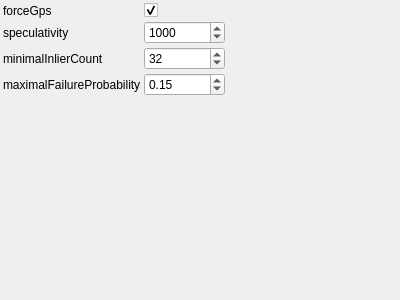
<?xml version="1.0" encoding="UTF-8"?>
<ui version="4.0">
 <class>PhotostationPlacerParamsBaseControlWidget</class>
 <widget class="QWidget" name="PhotostationPlacerParamsBaseControlWidget">
  <property name="geometry">
   <rect>
    <x>0</x>
    <y>0</y>
    <width>400</width>
    <height>300</height>
   </rect>
  </property>
  <property name="windowTitle">
   <string>PhotostationPlacerParamsBase</string>
  </property>
   <layout class="QGridLayout" name="gridLayout">
    <property name="margin">
     <number>3</number>
    </property>
    <property name="spacing">
     <number>3</number>
    </property>
    <item row="0" column="0">
     <widget class="QLabel" name="label_0">
       <property name="text">
         <string>forceGps</string>
       </property>
     </widget>
    </item>
    <item row="0" column="1">
     <widget class="QCheckBox" name="forceGpsCheckBox">
       <property name="toolTip">
         <string>forceGps</string>
       </property>
       <property name="checked">
           <bool>true</bool>
       </property>
     </widget>
    </item>
    <item row="1" column="0">
     <widget class="QLabel" name="label_1">
       <property name="text">
         <string>speculativity</string>
       </property>
     </widget>
    </item>
    <item row="1" column="1">
     <widget class="QSpinBox" name="speculativitySpinBox">
       <property name="toolTip">
         <string>Enforce gps locations</string>
       </property>
       <property name="minimum">
        <number>-50000</number>
       </property>
       <property name="maximum">
        <number>50000</number>
       </property>
       <property name="singleStep">
        <number>1</number>
       </property>
       <property name="value">
        <number>1000</number>
       </property>
     </widget>
    </item>
    <item row="2" column="0">
     <widget class="QLabel" name="label_2">
       <property name="text">
         <string>minimalInlierCount</string>
       </property>
     </widget>
    </item>
    <item row="2" column="1">
     <widget class="QSpinBox" name="minimalInlierCountSpinBox">
       <property name="toolTip">
         <string>minimalInlierCount</string>
       </property>
       <property name="minimum">
        <number>-50000</number>
       </property>
       <property name="maximum">
        <number>50000</number>
       </property>
       <property name="singleStep">
        <number>1</number>
       </property>
       <property name="value">
        <number>32</number>
       </property>
     </widget>
    </item>
    <item row="3" column="0">
     <widget class="QLabel" name="label_3">
       <property name="text">
         <string>maximalFailureProbability</string>
       </property>
     </widget>
    </item>
    <item row="3" column="1">
     <widget class="QDoubleSpinBox" name="maximalFailureProbabilitySpinBox">
       <property name="toolTip">
         <string>maximalFailureProbability</string>
       </property>
       <property name="minimum">
        <double>-50000</double>
       </property>
       <property name="maximum">
        <double>50000</double>
       </property>
       <property name="singleStep">
        <double>1</double>
       </property>
       <property name="value">
        <double>0.15</double>
       </property>
     </widget>
    </item>
   <item row="4" column="0">
    <spacer name="verticalSpacer">
     <property name="orientation">
      <enum>Qt::Vertical</enum>
     </property>
     <property name="sizeHint" stdset="0">
      <size>
       <width>0</width>
       <height>0</height>
      </size>
     </property>
    </spacer>
   </item>
   <item row="4" column="2">
    <spacer name="horizontalSpacer">
     <property name="orientation">
      <enum>Qt::Horizontal</enum>
     </property>
     <property name="sizeHint" stdset="0">
      <size>
       <width>0</width>
       <height>0</height>
      </size>
     </property>
    </spacer>
   </item>
  </layout>
 </widget>
 <layoutdefault spacing="3" margin="3"/>
 <resources/>
 <connections>
  <connection>
   <sender>forceGpsCheckBox</sender>
   <signal>stateChanged(int)</signal>
   <receiver>PhotostationPlacerParamsBaseControlWidget</receiver>
   <slot>changeParameters()</slot>
  </connection>
  <connection>
   <sender>speculativitySpinBox</sender>
   <signal>valueChanged(int)</signal>
   <receiver>PhotostationPlacerParamsBaseControlWidget</receiver>
   <slot>changeParameters()</slot>
  </connection>
  <connection>
   <sender>minimalInlierCountSpinBox</sender>
   <signal>valueChanged(int)</signal>
   <receiver>PhotostationPlacerParamsBaseControlWidget</receiver>
   <slot>changeParameters()</slot>
  </connection>
  <connection>
   <sender>maximalFailureProbabilitySpinBox</sender>
   <signal>valueChanged(double)</signal>
   <receiver>PhotostationPlacerParamsBaseControlWidget</receiver>
   <slot>changeParameters()</slot>
  </connection>
 </connections>
 <slots>
  <slot>changeParameters()</slot>
 </slots>
 <customwidgets>
 </customwidgets>
</ui>
